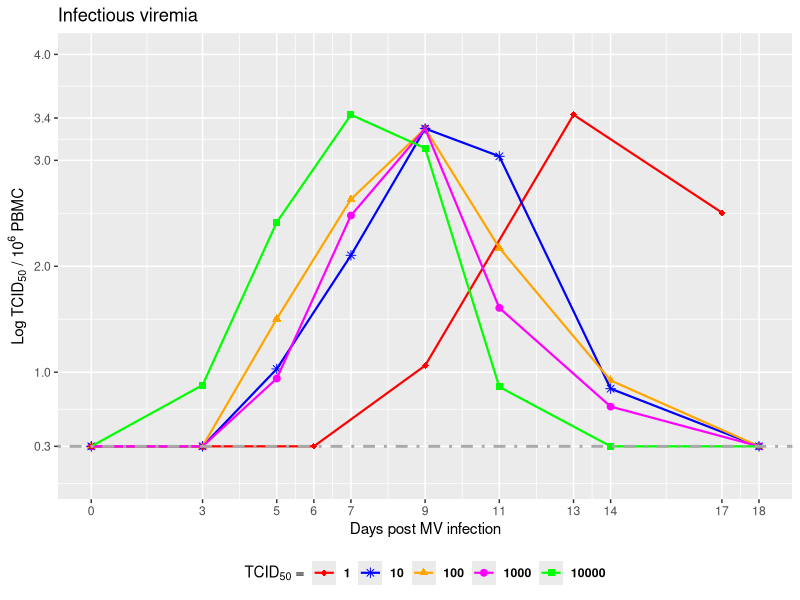
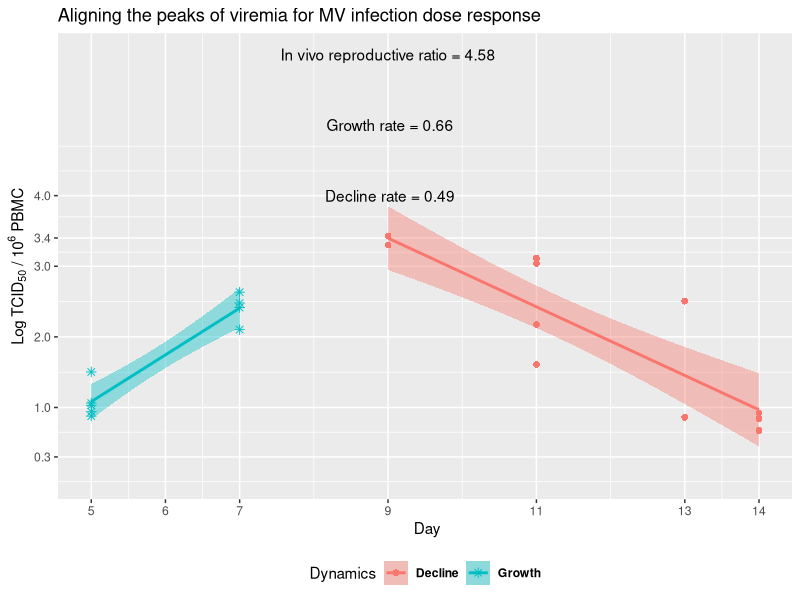

The R script that drew these images, in order: (Note: this script raises an error after producing the figures.)
# Author: Amet J. N. Anelone
# Code for the interview for the position of Infectious Disease Modeler, vacancy reference  number 18889, James Cook University.
# Analysis of the dynamics of cell-associated viremia  following changes in measles infection doses
#Corresponding Journal article: Anelone, A.J. and Clapham, H.E., 2024. Measles Infection Dose Responses: Insights from Mathematical Modeling. Bulletin of Mathematical Biology, 86(7), p.85. DOI : 10.1007/s11538-024-01305-0
#cat(  "set-up") ##Set up
cat(" Set workingdirectory to source file location ")
setwd("~/Anet_MEV_NUS/mv_rcode")
library(ggplot2)
# Assign contrasting colors to improve data visualization, and individuals with color blindness.
# Each color corresponds to an infection dose TCID
custom_colors_TCID50 <- c( "red",   "blue", "orange","magenta"  , "green")
# cat("Get data") ##Get  data
data_MV1994 <- read.csv("datamv94.csv", header = TRUE, sep = ",") #  Read the file from current working directory
str(data_MV1994)
cat("Plot data") ##plot data
fig_data_MV1994 <-  ggplot( data = data_MV1994 ,  aes(x = day, y =  viremia,  color= as.factor(TCID50), fill=as.factor(TCID50),   group= as.factor(TCID50)) ) +
  geom_point( aes(  shape= as.factor(TCID50) ),  size=2 )+   
  scale_shape_manual( values=c( 18, 8,17,19,  15)) +
  scale_fill_manual(values= custom_colors_TCID50 ) +
  scale_color_manual(values= custom_colors_TCID50 ) +
  labs( shape = bquote(  TCID[50] ~ "="), fill = bquote(  TCID[50] ~ "="), color = bquote(  TCID[50] ~ "=") ) +
  #geom_ribbon(aes(ymin = X5., ymax = X95.), fill = "orange", alpha = 0.35) +
  geom_line(  size =0.75) + 
  #geom_point(data = data94,  aes(x = t, y = mes,   color=as.factor(TCID)),   size=2) +
  #geom_line(mapping = aes( y = si,m_ivl),linetype = "dashed",size=2, color = "blue") + 
  labs(x = "Days post MV infection", y =bquote(  "Log" ~  TCID[50] ~  "/" ~  10^6 ~  "PBMC"))+
  ggtitle("Infectious viremia ")  +
  #annotate(geom="text", x=25, y=4, label=mcqii, color="black")+
  theme(legend.position="bottom")   +
  #theme(legend.position = "none") 
  theme(legend.text = element_text(colour="black",  face="bold")) +
  geom_hline(yintercept = 0.3, linetype = "dotdash", color = "darkgray", size=1) +
  scale_x_continuous(  breaks=c(0,  3,  5,6,  7,  9, 11, 13, 14, 17, 18 ))+
  scale_y_continuous(limits = c(0,4),breaks=c(0.3,1,2,  3,3.4,  4 ))
#Assess code from here ##Analysis  ############################################
cat("Data analysis of measles viral growth and decay to study measles infection dose response")
data_MV1994_uncensored <- subset( data_MV1994,  data_MV1994$viremia >0.3   )# Consider detectable viremia, by removing  data at the limit of detection 0.3
day_peak_10e4 <- 7;day_peak_10e2 <- 9;day_peak_10e0 <- 13 # day of the peak viremia
data_MV1994_uncensored$aligned_peakdays <-      data_MV1994_uncensored$day
data_MV1994_uncensored$aligned_peakdays[which( data_MV1994_uncensored$TCID50 ==10^4)] <-  (day_peak_10e2 -day_peak_10e4)+    data_MV1994_uncensored$day[which( data_MV1994_uncensored$TCID50 ==10^4)] 
data_MV1994_uncensored$aligned_peakdays[which( data_MV1994_uncensored$TCID50 ==10^0)] <-  (day_peak_10e2 -day_peak_10e0)+    data_MV1994_uncensored$day[which( data_MV1994_uncensored$TCID50 ==10^0)] 
group_viremia <- data.frame(   viremia10e4 = data_MV1994_uncensored$viremia[which( data_MV1994_uncensored$TCID50 ==10^4)],    viremia10e3 = data_MV1994_uncensored$viremia[which( data_MV1994_uncensored$TCID50 ==10^3)],   viremia10e2 = data_MV1994_uncensored$viremia[which( data_MV1994_uncensored$TCID50 ==10^2)], viremia10e1 = data_MV1994_uncensored$viremia[which( data_MV1994_uncensored$TCID50 ==10^1)] )  
 cor( group_viremia) # Correlation matrix for the viremia of each infection dose
lm_MV_growth  <-lm( data_MV1994_uncensored$viremia[ which(data_MV1994_uncensored$aligned_peakdays < day_peak_10e2 )]  ~ data_MV1994_uncensored$aligned_peakdays[ which(data_MV1994_uncensored$aligned_peakdays < day_peak_10e2 )]  )  
MV_growth_slope <- summary(lm_MV_growth  )$coefficients[2, "Estimate"]
MV_growth_slope_standard_errors <- summary(lm_MV_growth  )$coefficients[2, "Std. Error"]
MV_growth_slope_pvalue <-   summary(lm_MV_growth  )$coefficients[2, 4]
lm_MV_decline <-lm( data_MV1994_uncensored$viremia[ which(data_MV1994_uncensored$aligned_peakdays >= day_peak_10e2 )]  ~ data_MV1994_uncensored$aligned_peakdays[ which(data_MV1994_uncensored$aligned_peakdays >= day_peak_10e2 )]  )  
MV_decline_slope <- summary(lm_MV_decline  )$coefficients[2, "Estimate"]
MV_decline_slope_standard_errors <- summary(lm_MV_decline  )$coefficients[2, "Std. Error"]
MV_decline_slope_pvalue <-   summary(lm_MV_decline  )$coefficients[2, 4]
data_MV1994_uncensored$dynamics  <- ifelse( data_MV1994_uncensored$aligned_peakdays < day_peak_10e2,"Growth","Decline")
tau <- 1 # day according to estimations in the literature
MV_reproductiveratio <- (1+ MV_growth_slope / abs(MV_decline_slope) )* exp (MV_growth_slope *tau) #Estimation of the within-host reproductive ratio for measles using the derivation in Ribeiro, R.M., Qin, L., Chavez, L.L., Li, D., Self, S.G. and Perelson, A.S., 2010. Estimation of the initial viral growth rate and basic reproductive number during acute HIV-1 infection. Journal of virology, 84(12), pp.6096-6102.
cat("Plot results") ##plot results
fig_results <-       ggplot( data = data_MV1994_uncensored,  aes(x = aligned_peakdays, y = viremia,  color= as.factor(dynamics), fill=as.factor(dynamics),   group=as.factor(dynamics) ) ) +
                     geom_point( aes(  shape=as.factor(dynamics) ),  size=2 )+           scale_shape_manual( values=c( 16,   8)) +
                     labs( shape = bquote( "Dynamics"), fill = bquote( "Dynamics"), color = bquote("Dynamics") ) +
                     labs(x = " Day", y =bquote(  "Log" ~  TCID[50] ~  "/" ~  10^6 ~  "PBMC"))+     ggtitle("Aligning the peaks of viremia for MV infection dose response ")  +
                     theme(legend.position="bottom")   +       theme(legend.text = element_text(colour="black",  face="bold")) +
                     scale_y_continuous(limits = c(0,6), breaks=c(0.3,1,2,  3,3.4,  4 ))+      scale_x_continuous(  breaks=c(  5,6,  7,  9, 11, 13, 14 ))+
                     geom_smooth( method = "lm", se = TRUE) +
                     annotate("text", x = 9, y =5,  label = paste(" Growth rate =", round(MV_growth_slope, 2)),)+  annotate("text", x = 9, y =4,  label = paste(" Decline rate =", round(abs(MV_decline_slope), 2)),)+   annotate("text", x = 9, y =6,  label = paste("In vivo reproductive ratio =", round( MV_reproductiveratio, 2)),)
save_plot("f_data_MV1994_JCU.pdf",  fig_results  )
